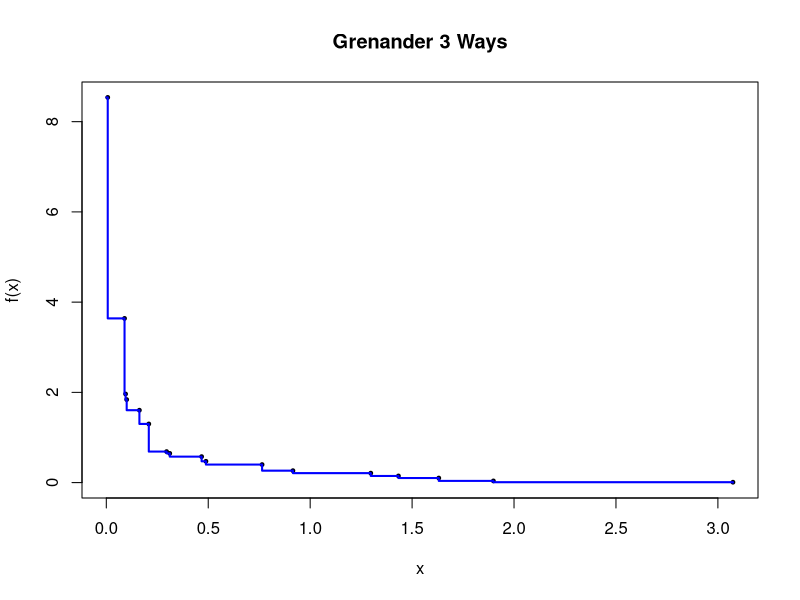

Write the R code that produced this figure. (Note: this script raises an error after producing the figure.)
# Comparison of classical least concave majorant implementation of the
# Grenander estimator of a decreasing density with two direct optimization
# methods: one based on the function medde from the REBayes package, the 
# other based on the NPMLE of Kiefer and Wolfowitz for uniform scale mixtures.
# The functions LCM and Grenander are slightly edited versions of code from 
# https://github.com/pietg/book/blob/master/Simple_Rscripts/Fig2-4.R

LCM <- function(x){ # Least Concave Majorant 
    n = length(x)
    x = sort(x)
    y = rep(0, n+1)
    s = seq(1/n, 1, by = 1/n)
    y[1] = s[1]/x[1]
    for(i in 2:n){
	y[i] = (s[i] - s[i-1])/(x[i] - x[i-1])
	if(y[i-1] < y[i]){
	    j = i
	    while(y[j-1] < y[j] && j > 1){
		j = j-1
		if(j > 1) 
		    y[i] = (s[i] - s[j-1])/(x[i] - x[j-1])
		else
		    y[i] = s[i]/x[i]
		for(k in j:(i-1))
		    y[k] = y[i]
	    }
	}
    }
    y
}

Grenander = function(x){
    n = length(x)
    x = sort(x)
    y = LCM(x)
    y[n+1] = 0
    j = 0
    for(i in 1:n)
	if (y[i+1] < y[i]) j = j+1
    m = j
    t = u = rep(0,m)
    j = 0
    for (i in 1:n) {
	if (y[i+1] < y[i]) {
		j = j+1
		t[j] = x[i]
		u[j] = y[i]
	}
    }
    z = list(x = x, y = y, t = t, u = u)
    class(z) = "Grenander"
    return(z)
}


plot.Grenander = function(x, ...){
    plot(c(x$x,max(x$x)),x$y,xlab="x",ylab="f(x)",type="n")
    points(x$t,x$u,pch=19, cex = .5)
    lines(c(0,x$x,max(x$x)),c(x$y[1],x$y),lwd=2,type = "S",col="blue")
}

n = 100
x = rexp(n, 1) 
x = runif(n, 0, x)
f = Grenander(x)
plot(f)
title("Grenander 3 Ways")
g = medde(x, 1000, lambda = -1, alpha = 1, Dorder = 0)
lines(g$x, g$y, type = "s", col = 2)
h = Umix(sort(x))
lines(c(0,h$x), c(h$g[1],h$g), type = "S", col = 3)
legend("topright", c("LCM", "medde", "NPMLE"), lty = 1, col = 1:3)
# Further comparison with fdrtool version
#e = ecdf(x)
#h = grenander(e)
#lines(h$x.knots, h$f.knots, type = "s")
#s = sum( h$f.knots[-length(h$f.knots)]*diff(h$x.knots) )
